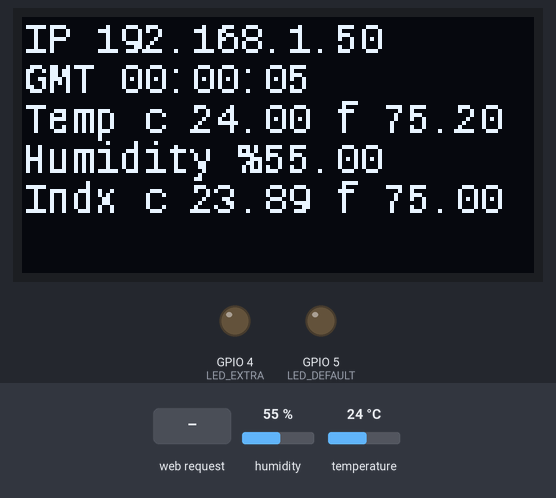
The sketch below on a simulated ESP8266 (NodeMCU). Shown: 128×64 one-colour display, output pins drawn as LEDs (lit = HIGH). The inputs (shaded band) are chosen by the test bench; at power-on: humidity 55 %, temperature 24 °C. WiFi joins after 1.5 s; servers stay silent unless stated; what the sketch prints to the serial monitor is not drawn.

Above: at 5.6 s.
5.7 s: HTTP request GET / received
At 5.78 s:
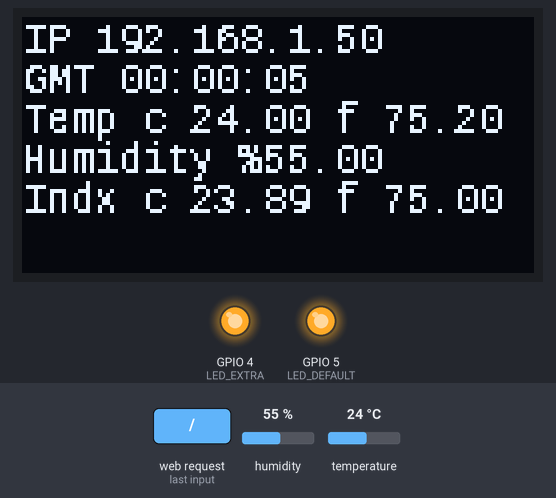
7.3 s: humidity set to 22 %
At 10.6 s:
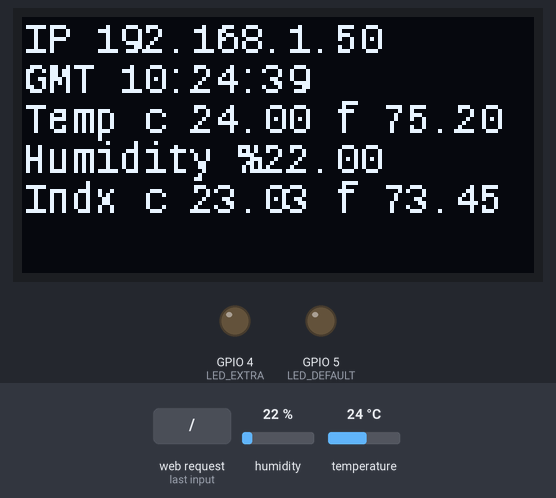
11.5 s: temperature set to 12 °C
At 15.6 s:
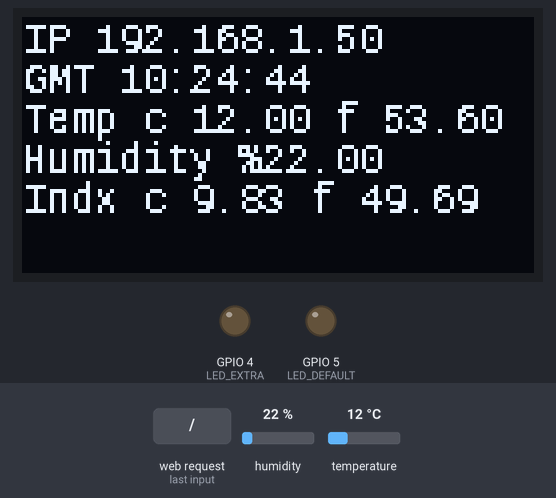
16.5 s: humidity set to 40 %
At 20.7 s:
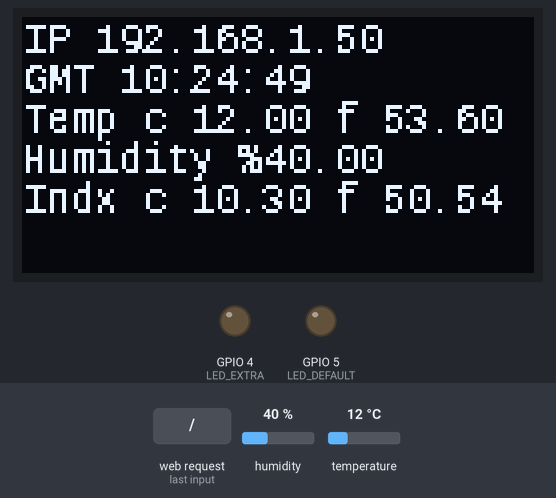
21.5 s: temperature set to 19 °C
At 25.8 s:
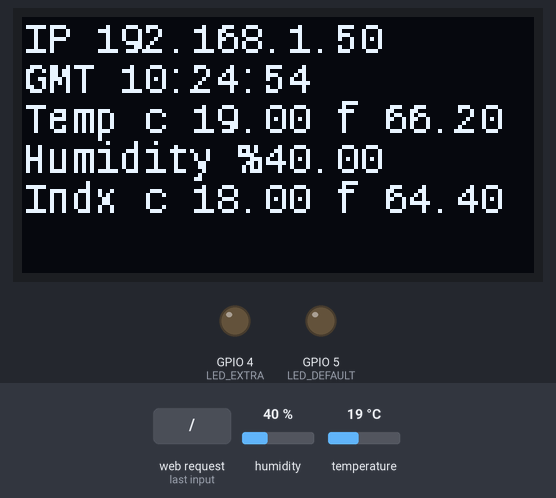
26.5 s: HTTP request GET /roost received
At 30.8 s:
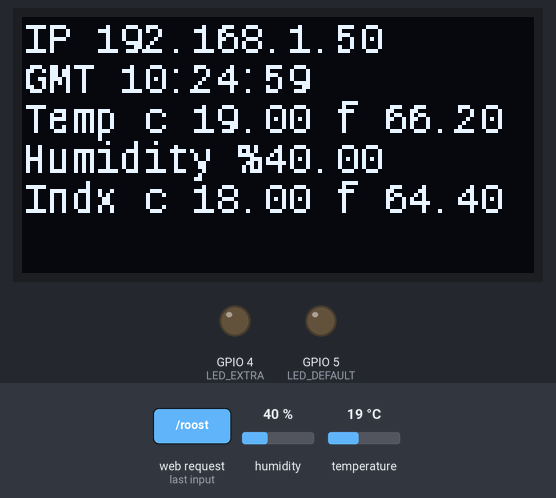
Timing chart, 0 to 32.3 s (numbered marks = the images above; inputs shaded):
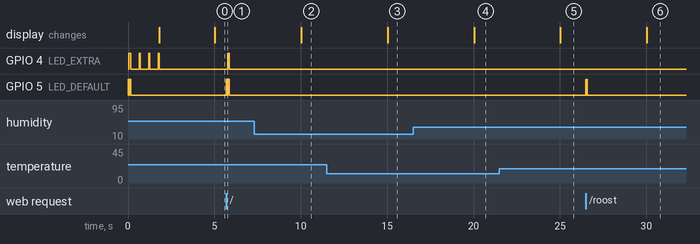

The sketch:

Roost_lab6.ino
```cpp
// =============================================================================
// File: Roost_lab6.ino LEDs, serial, Wifi, web, OLED, NTP, temp
// Desc: Roost! An open source implementaion of a temperature and motion
//       monitoring station based on an ESP8266 with temperature, humidity,
//       motion and distance sensors.
//
//       This code is in the public domain
// =============================================================================

// -----------------------------------------------------------------------------
// LED control:  code for dealing with the LEDs for the "Roost!" project
//

// default led on pin 5 (also onboard led)
#define LED_DEFAULT 5
// extra led on pin 4
#define LED_EXTRA 4
// both pins
#define LED_BOTH -1

void led_setup() {
  pinMode(LED_DEFAULT, OUTPUT);
  pinMode(LED_EXTRA, OUTPUT);

  digitalWrite(LED_DEFAULT, LOW);
  digitalWrite(LED_EXTRA, LOW);

  led_blink(LED_DEFAULT, 50);
  led_blink(LED_EXTRA, 50);
  led_blink(LED_BOTH, 50);
}

// -------------------------------------
// blink the led on pin l for d milliseconds
// -------------------------------------
void led_blink(int l, int d){
  // If led not specified then use default
  if (l != LED_EXTRA && l != LED_BOTH) { l = LED_DEFAULT; }

  // minimum blink is 10 millis
  if (d<10) { d=10; }

  // maximum blink is 5 seconds
  if (d>5000) { d=5000; }

  // blink on
  if (l == LED_BOTH) {
    digitalWrite(LED_DEFAULT, HIGH);
    digitalWrite(LED_EXTRA, HIGH);
  } else {
    digitalWrite(l, HIGH);
  }

  // pause ...
  delay(d);

  // blink off
  if (l == LED_BOTH) {
    digitalWrite(LED_DEFAULT, LOW);
    digitalWrite(LED_EXTRA, LOW);
  } else {
    digitalWrite(l, LOW);
  }
}

// -----------------------------------------------------------------------------
// Wifi Control: code for dealing with WiFi for the "Roost!" project
//               requires ESP8266 WiFi libraries
//               https://github.com/esp8266/Arduino
//
#include <ESP8266WiFi.h>

// Notre Dame public WiFi
// -------------------------------------
const char* ssid = "ND-guest";
const char* password = "";

char wifi_ipaddr[21] = {};

// convert int to dotted quad. thanks stackoverflow.com
void wifi_format_ip(){
  uint32_t ip=WiFi.localIP();
  unsigned char bytes[4];

  bytes[0] = ip & 0xFF;
  bytes[1] = (ip >> 8) & 0xFF;
  bytes[2] = (ip >> 16) & 0xFF;
  bytes[3] = (ip >> 24) & 0xFF;
  sprintf(wifi_ipaddr, "IP %d.%d.%d.%d", bytes[0], bytes[1], bytes[2], bytes[3]);
}

void wifi_setup(){
  //Fire up the wifi
  WiFi.begin(ssid, password);

  // Wait for connection
  while (WiFi.status() != WL_CONNECTED) {
    delay(500);
    Serial.print("o");
    led_blink(LED_EXTRA, 50);
  }

  Serial.println("");
  Serial.print("Connected to ");
  Serial.println(ssid);

  wifi_format_ip();
  Serial.print(" network on IP address: ");
  Serial.println(wifi_ipaddr);
}

// -----------------------------------------------------------------------------
// DHT22 Control: Digital humididy and temperature sensor
//       code for dealing with the DHT22 sensor for the "Roost!" project
//       requires DHT_sensor_library from Adafruit
//       assumes Serial is enabled
//       https://github.com/adafruit/Adafruit_Sensor
//       https://github.com/adafruit/DHT-sensor-library
//
#include <DHT.h>

// put the DHT22 on pin 12
#define DHTPIN 12
#define DHTTYPE DHT22

// Digital Humidity Temperature Sensor
DHT dht(DHTPIN, DHTTYPE);

// Temperature, humidity and heat index variables
float h=0,t=0,f=0,hic=0,hif=0;

void dht_clear(){ h=t=f=hic=hif=0; }

void dht_setup(){ dht_clear(); }

// -------------------------------------
// take a reading from the DHT22
// -------------------------------------
void dht_read() {
  // shamelessly adapted from DHTtester.ino in Adafruit library examples
  dht_clear();

  // Reading temperature or humidity takes about 250 milliseconds!
  // Sensor readings may also be up to 2 seconds 'old' (its a very slow sensor)
  h = dht.readHumidity();

  // Read temperature as Celsius (the default)
  t = dht.readTemperature();

  // Read temperature as Fahrenheit (isFahrenheit = true)
  f = dht.readTemperature(true);

  // Check if any reads failed and exit early (to try again).
  if (isnan(h) || isnan(t) || isnan(f)) {
    // Failed to read from DHT sensor
    led_blink(LED_DEFAULT, 50);
    h=t=f=hic=hif=0;

  } else {
    // Compute heat index in Fahrenheit (the default)
    hif = dht.computeHeatIndex(f, h);

    // Compute heat index in Celsius (isFahreheit = false)
    hic = dht.computeHeatIndex(t, h, false);
  }
}

// -----------------------------------------------------------------------------
// Network time protocol: code for dealing with NTP for the "Roost!" project
//                        shamelessly adapted from NTPClient example in ESP8266 library
//                        requires ESP8266 WiFi libraries
//                        https://github.com/esp8266/Arduino
//
#include <WiFiUdp.h>

unsigned int  ntp_local_port = 2390;              // local port to listen for UDP packets
IPAddress     ntp_server_ip;                      // time.nist.gov NTP server address
const char*   ntp_server_name = "time.nist.gov";  //
const int     NTP_PACKET_SIZE = 48;               // NTP time stamp is in the first 48 bytes of the message
byte          ntp_packet_buffer[NTP_PACKET_SIZE]; // buffer to hold incoming and outgoing packets
long          ntp_epoch_in_seconds = 0;           // unix time
long          ntp_received_epoch = 0;             // unix time upon last receive from NTP server
long          ntp_received_millis = 0;            // millis() upon last receive from NTP server
bool          ntp_packet_received = false;        // ntp request state
char*         ntp_hms = "00:00:00";               // HH:MM:SS

// A UDP instance to let us send and receive packets over UDP
WiFiUDP udp;

// convert epoch in seconds to HH:MM:SS
char* ntp_epoch2hms(unsigned long epoch)
{
  char* hms = "00:00:00";

  // print the hour, minute and second:
  unsigned long hh=((epoch % 86400L) / 3600);
  unsigned long mm=((epoch % 3600) / 60);
  unsigned long ss=(epoch % 60);

  sprintf(hms, "%02d:%02d:%02d", hh, mm, ss);
  return(hms);
}

void ntp_setup()
{
  Serial.println("Starting UDP");
  udp.begin(ntp_local_port);
  Serial.print("Local port: ");
  Serial.println(udp.localPort());
}

void ntp_send_request()
{
  // get a random server from the pool
  WiFi.hostByName(ntp_server_name, ntp_server_ip);

  // send an NTP packet to a time server
  ntp_send_packet();
}

void ntp_read_response()
{
  int cb = udp.parsePacket();
  if (!cb) {
    ntp_packet_received = false;
    // Serial.println("NTP no packet yet");

  } else {
    ntp_packet_received = true;
    Serial.print("NTP packet received, length=");
    Serial.println(cb);

    // We've received a packet, read the data from it
    udp.read(ntp_packet_buffer, NTP_PACKET_SIZE); // read the packet into the buffer

    // the timestamp starts at byte 40 of the received packet and is four bytes,
    // or two words, long. First, esxtract the two words:
    unsigned long highWord = word(ntp_packet_buffer[40], ntp_packet_buffer[41]);
    unsigned long lowWord = word(ntp_packet_buffer[42], ntp_packet_buffer[43]);

    // combine the four bytes (two words) into a long integer
    // this is NTP time (seconds since Jan 1 1900):
    unsigned long secsSince1900 = highWord << 16 | lowWord;
    Serial.print("Seconds since Jan 1 1900 = " );
    Serial.println(secsSince1900);

    // now convert NTP time into everyday time:
    Serial.print("Unix time = ");
    // Unix time starts on Jan 1 1970. In seconds, that's 2208988800:
    const unsigned long seventyYears = 2208988800UL;
    // subtract seventy years:
    ntp_epoch_in_seconds = secsSince1900 - seventyYears;

    // hold on to epoch and processor time at NTP receive
    ntp_received_epoch = ntp_epoch_in_seconds;
    ntp_received_millis = millis();

    // print Unix time:
    Serial.println(ntp_epoch_in_seconds);
    led_blink(LED_BOTH, 100);
    ntp_hms = ntp_epoch2hms(ntp_epoch_in_seconds);
  }
}

// send an NTP request to the time server at the given address
unsigned long ntp_send_packet()
{
  Serial.println("NTP packet sent...");
  // set all bytes in the buffer to 0
  memset(ntp_packet_buffer, 0, NTP_PACKET_SIZE);

  // Initialize values needed to form NTP request
  ntp_packet_buffer[0] = 0b11100011;   // LI, Version, Mode
  ntp_packet_buffer[1] = 0;            // Stratum, or type of clock
  ntp_packet_buffer[2] = 6;            // Polling Interval
  ntp_packet_buffer[3] = 0xEC;         // Peer Clock Precision
  // 8 bytes of zero for Root Delay & Root Dispersion
  ntp_packet_buffer[12]  = 49;
  ntp_packet_buffer[13]  = 0x4E;
  ntp_packet_buffer[14]  = 49;
  ntp_packet_buffer[15]  = 52;

  // all NTP fields have been given values, now
  // you can send a packet requesting a timestamp
  // NTP requests are to port 123
  udp.beginPacket(ntp_server_ip, 123);
  udp.write(ntp_packet_buffer, NTP_PACKET_SIZE);
  udp.endPacket();
}

// -----------------------------------------------------------------------------
// Serial output: code for dealing with serial output for the "Roost!" project
//

// ESP native speed
#define SERIAL_BAUD 115200

void serial_setup(){
  Serial.begin(SERIAL_BAUD);
  Serial.println("Roost initializing!");
}

void serial_roost() {
  Serial.println("------------------------------");

  Serial.print("WiFi address: ");
  Serial.println(wifi_ipaddr);

  Serial.print("current epoch: ");
  Serial.println(ntp_epoch_in_seconds);

  Serial.print("GMT: ");
  Serial.println(ntp_hms);

  Serial.print("Temperature: ");
  Serial.print(t);
  Serial.print(" *C ");
  Serial.print(f);
  Serial.println(" *F");

  Serial.print("Humidity %");
  Serial.println(h);

  Serial.print("Heat index: ");
  Serial.print(hic);
  Serial.print(" *C ");
  Serial.print(hif);
  Serial.println(" *F\t");
  Serial.println("------------------------------");
}

// -----------------------------------------------------------------------------
// OLED control: code for dealing with oled for the "Roost!" project
//               uses library by Daniel Eichhorn downloaded from github
//               https://github.com/squix78/esp8266-oled-ssd1306
//
#include "SSD1306.h"
#include "SSD1306Brzo.h"
#include "Liberation_Mono.h"
// #include "images.h"

// Initialize the OLED display using brzo_i2c
// D2 -> SDA
// D14 -> SCL
SSD1306Brzo display(0x3c, 2, 14);
int counter = 0;

// -------------------------------------
// initialize the oled
// -------------------------------------
void oled_setup(){
  display.init();
  display.setContrast(255);
  display.setTextAlignment(TEXT_ALIGN_LEFT);
  display.setFont(Liberation_Mono_10); // 21 characters per line

  display.flipScreenVertically(); // optional, puts the headers at the top of the screen
  display.drawString(0, 0, "Cock-a-doodle-doo!");
  display.display();
}

// -------------------------------------
// display roost data on the oled
// -------------------------------------
void oled_roost(){
  char hs[6] = "00.00";                 // humidity
  char ts[6] = "00.00";                 // temp Celsius
  char fs[6] = "00.00";                 // temp Fahrenheit
  char ls[22] = {};                     // line string

  Serial.println("refreshing OLED");

  display.clear();

  // ip address on line 1
  display.drawString(0, 0, wifi_ipaddr);

  // time on line 2
  sprintf(ls, "GMT %s", ntp_hms);
  display.drawString(0, 10, ls);

  // temperature on line 2
  dtostrf(t, 2, 2, &ts[0]);
  dtostrf(f, 2, 2, &fs[0]);
  sprintf(ls, "Temp c %s f %s", ts, fs);
  display.drawString(0, 20, ls);

  // humidity on line 4
  dtostrf(h, 2, 2, &hs[0]);
  sprintf(ls,"Humidity %%%s", hs);
  display.drawString(0, 30, ls);

  // heat index on line 5
  dtostrf(hic, 2, 2, &ts[0]);
  dtostrf(hif, 2, 2, &fs[0]);
  sprintf(ls, "Indx c %s f %s", ts, fs);
  display.drawString(0, 40, ls);

  display.display();
}

// -----------------------------------------------------------------------------
// Web output:  code for dealing with internet for the "Roost!" project
//              requires ESP8266 WiFi libraries
//              https://github.com/esp8266/Arduino
//
#include <WiFiClient.h>
#include <ESP8266WebServer.h>

// Web server
ESP8266WebServer web_server(80);

// web blink pattern
void web_blink(){
  led_blink(LED_DEFAULT, 10);
  delay(50);
  led_blink(LED_DEFAULT, 10);
}

// root web page
void web_handle_root() {
  web_server.send(200, "text/plain", "Try /roost");
  web_blink();
}

// 404
void web_handle_404(){
  String message = "404 File Not Found\n\n";
  message += "URI: ";
  message += wifi_ipaddr;
  message += web_server.uri();
  message += "\nMethod: ";
  message += (web_server.method() == HTTP_GET)?"GET":"POST";
  message += "\nArguments: ";
  message += web_server.args();
  message += "\n";
  for (uint8_t i=0; i< web_server.args(); i++){
    message += " " + web_server.argName(i) + ": " + web_server.arg(i) + "\n";
  }
  web_server.send(404, "text/plain", message);
  web_blink();
}

// display roost data on the web
void web_handle_roost(){
  char x[64] = {};
  String message = "Roost!\n";

  sprintf(x, "\nCurrent epoch: %d", ntp_epoch_in_seconds);
  message += x;

  // GMT
  message += "\nGMT: ";
  message += ntp_hms;

  // whoa! Arduino did not implement %f in sprintf
  // this is one of two workarounds (better because
  // it handles negative numbers)
  strcpy(x, "\nTemp C: ");
  dtostrf(t, 2, 2, &x[strlen(x)]);
  message += x;

  strcpy(x, "\nTemp F: ");
  dtostrf(f, 2, 2, &x[strlen(x)]);
  message += x;

  strcpy(x, "\nHumidity %");
  dtostrf(h, 2, 2, &x[strlen(x)]);
  message += x;

  strcpy(x, "\nHeat Index C: ");
  dtostrf(hic, 2, 2, &x[strlen(x)]);
  message += x;

  strcpy(x, "\nHeat Index F: ");
  dtostrf(hif, 2, 2, &x[strlen(x)]);
  message += x;

  web_server.send(200, "text/plain", message);
  web_blink();
}

void web_setup(){
  // base page
  web_server.on("/", web_handle_root);

  // roost page
  web_server.on("/roost", web_handle_roost);

  // no page at all
  web_server.onNotFound(web_handle_404);

  // Start the web
  web_server.begin();
  Serial.println("HTTP server started");
}

// =============================================================================
void setup() {

  // LEDs off, please
  led_setup();

  // Serial for debugging
  serial_setup();

  // WiFi
  wifi_setup();

  // digital humididy temperature
  dht_setup();

  // WWW
  web_setup();

  // OLED
  oled_setup();

  // NTP
  ntp_setup();
}

// =============================================================================
void loop() {
  static unsigned long display_last = 0;
  static unsigned long ntp_last = 0;

  // get humidity and temp
  dht_read();

  // update display and serial every 5 seconds
  if (millis() - display_last > 5000) {
      display_last = millis();

      counter++;
      oled_roost();
      serial_roost();
  }

  // check for ntp response if not received
  if (! ntp_packet_received){ ntp_read_response(); };

  // keep time updated, last epoch received plus usec since last epoch received / 1000
  ntp_epoch_in_seconds = ntp_received_epoch + floor((millis() - ntp_received_millis) / 1000);
  ntp_hms = ntp_epoch2hms(ntp_epoch_in_seconds);

  // request NTP time every 60 seconds
  // update time every 60 seconds or when the last request is incomplete
  if ((millis() - ntp_last) > 60000 || (! ntp_packet_received)){
    ntp_last = millis();
    ntp_send_request();
  }

  // let the web server do its thing every iteration
  web_server.handleClient();
}

// =============================================================================
```

Source omitted: ration_Mono.h (data table, 122065 bytes)

Measured:
- after the input at 5.7 s, GPIO 4 (LED_EXTRA): LOW → HIGH after 0.07 s, → LOW 0.10 s later; GPIO 5 (LED_DEFAULT): LOW → HIGH at once, → LOW 0.01 s later, → HIGH 0.05 s later, → LOW 0.11 s later
- after the input at 7.3 s, the display: changes after 2.7 s (image 2)
- after the input at 11.5 s, the display: changes after 3.5 s (image 3)
- after the input at 16.5 s, the display: changes after 3.5 s (image 4)
- after the input at 21.5 s, the display: changes after 3.5 s (image 5)
- after the input at 26.5 s, GPIO 5 (LED_DEFAULT): alternates HIGH for 0.01 s and LOW for 0.05 s, 4 changes in all, then stays LOW, starting at once
